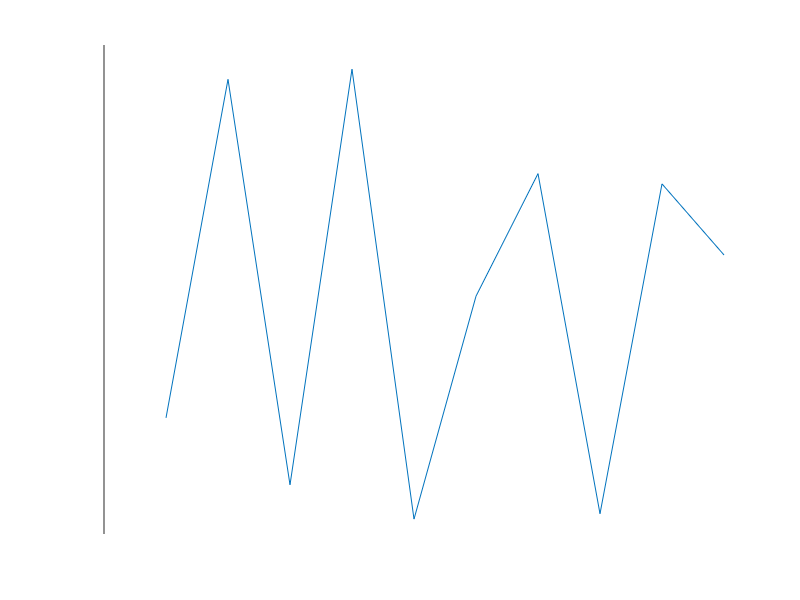

Write the MATLAB code that produced this figure.
clf
h = axes;
plot(h,rand(10,1));
pos = get(h,'Position');
new_h = axes('Position',pos);
linkaxes([h new_h],'y');
pos(3) = eps; %Edited here
set(new_h,'Position',pos,'XTick',[],'XTickLabel',[]);
set(h,'Visible','off');